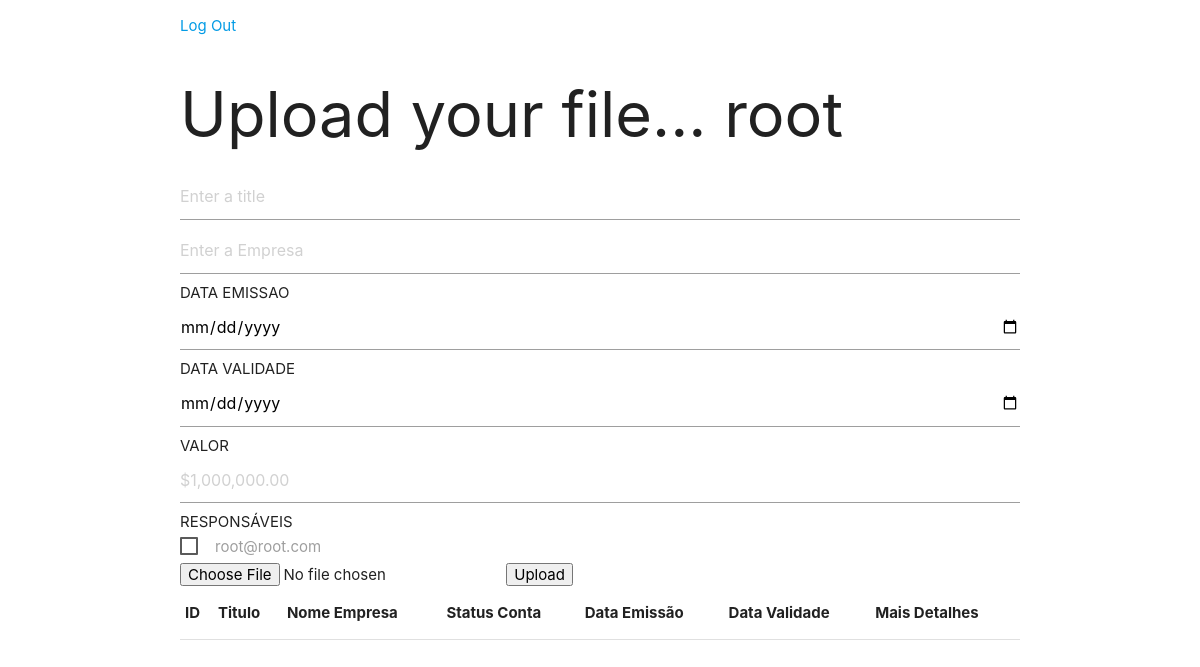
/ (signed in), run on an earlier commit of the app's database.
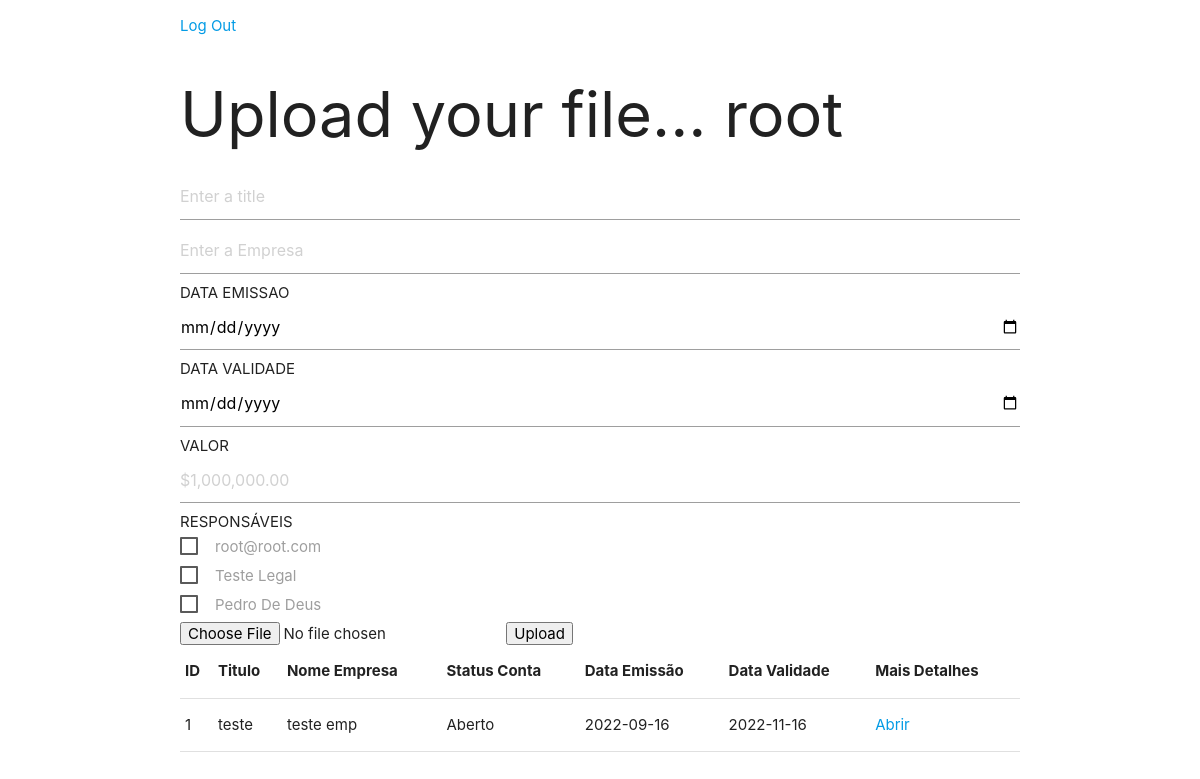
And on a later commit of the database.
### user/models.py (models this page shows)
class Profile(AbstractUser):
    email = models.EmailField(_("email address"), blank=True, unique=True)
    age = models.PositiveIntegerField(blank=True, null=True)
    USERNAME_FIELD = "email"
    REQUIRED_FIELDS = ["username"]

### upload/models.py (models this page shows)
class Base(models.Model):
    created_at = models.DateTimeField(auto_now_add=True)
    updated_at = models.DateTimeField(auto_now=True)
    class Meta:
        abstract = True

class Conta(Base):
    title = models.CharField(max_length=200)
    empresa = models.CharField(max_length=200)
    status = models.CharField(max_length=8 , default=padrao)
    imagem = models.ImageField(upload_to='contas')
    data_emissao = models.CharField(max_length=10)
    data_validade = models.CharField(max_length=11)
    valor = models.FloatField()
    user_id = models.ForeignKey(Profile , on_delete=models.CASCADE ,related_name='conta')
    class Meta:
        verbose_name = 'Conta'
        verbose_name_plural = 'Contas'

### upload/views.py (the view, shortened to what this page needs)
# urls.py: path('', views.index , name="uploadFile"),
@login_required(login_url='/login')
def index(request):
    user = Profile.objects.get(email=request.user)
    users = Profile.objects.all()
    contas = Conta.objects.all()
    return render(request , "index.html", context= {
        "user": user,
        "users": users,
        "contas": contas,
    })

### upload/templates/index.html (shortened to what this page needs)
<!DOCTYPE html>
<html lang="en">
<head>
    <link rel="stylesheet" href="https://cdnjs.cloudflare.com/ajax/libs/materialize/1.0.0/css/materialize.min.css">
    {% load static %}
    <link rel="stylesheet" href = "{% static 'index.css' %}">
</head>
<body>
    <div class="container">
        <p><a href="{% url 'logout' %}">Log Out</a></p>
        <h1 class="teste">Upload your file... {{ user.username }}</h1>
        <form action="{% url 'uploadFile' %}" method="POST" enctype="multipart/form-data">
            <input type="text" name="title" placeholder="Enter a title">
            <input type="text" name="empresa" placeholder="Enter a Empresa">
            DATA EMISSAO
            <input type="date" id="start" name="data_emissao" value="0000-00-00" min="2018-01-01" max="2022-12-31">
            DATA VALIDADE
            <input type="date" id="start" name="data_validade" value="0000-00-00" min="2018-01-01" max="2050-12-31">
            VALOR
            <input data-type="currency" pattern="^\$\d{1,3}(,\d{3})*(\.\d+)?$" placeholder="$1,000,000.00"  min="1" name="valor" step="any" />
            RESPONSÁVEIS
            <div class="responsaveis">
                {% for user in users%}
                    {%if user.first_name == ''%}
                        <label class="user-item">
                            <span>{{ user.email }}</span>
                        </label>
                    {%else%}
                        <label class="user-item">
                            <span>{{ user.first_name }} {{user.last_name}}</span>
                        </label>
                    {%endif%}
                {%endfor%}
            </div>
            <input type="file" name="uploadedFile">
            <input type="submit" value="Upload">
        </form>
        <table>
            <tr>
                <th>ID</th>
                <th>Titulo</th>
                <th>Nome Empresa</th>
                <th>Status Conta</th>
                <th>Data Emissão</th>
                <th>Data Validade</th>
                <th>Mais Detalhes</th>
            </tr>
            {% for conta in contas %}
                <tr>
                    <td>{{ conta.id }}</td>
                    <td>{{ conta.title }}</td>
                    <td>{{ conta.empresa }}</td>
                    <td>{{ conta.status }}</td>
                    <td>{{ conta.data_emissao }}</td>
                    <td>{{ conta.data_validade }}</td>
                    <td><a href="{% url 'retrieveFile' conta.id%}">Abrir</a></td>
                </tr>
            {% endfor %}
        </table>
    </div>
</body>
</html>

What changed in the data, as far as the page shows it:
added Profile: first_name "Teste", last_name "Legal"
added Profile: first_name "Pedro", last_name "De Deus"
added Conta: id "1", title "teste", empresa "teste emp", status "Aberto", data_emissao "2022-09-16", data_validade "2022-11-16"
